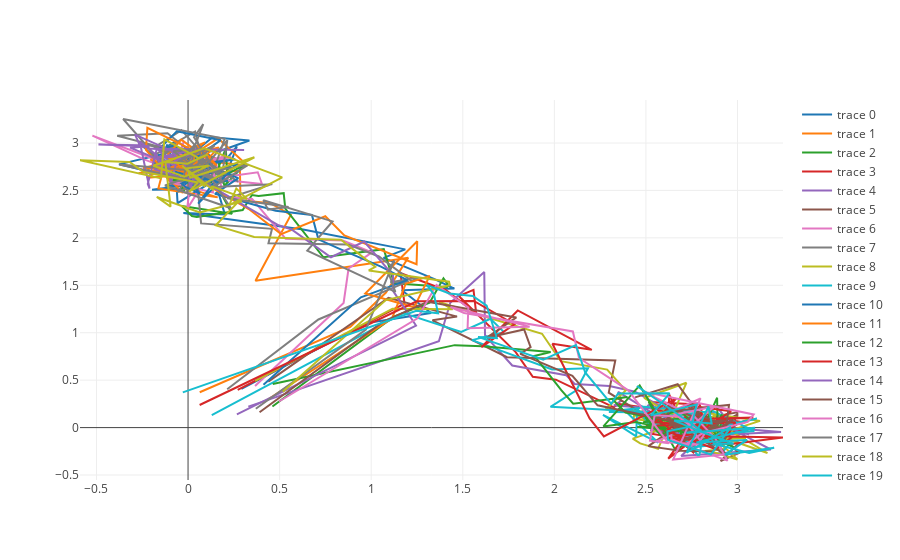

Notebook code for this chart:
### Code cell
# Plot the data
plots_by_run = []
for v in range(y.shape[2]):
    plots_by_run.append(
        plt_type.Scatter(x=np.squeeze(y[0,:,v]), 
                      y=np.squeeze(y[1,:,v]), 
                      mode='lines')
    )
    
plt(plots_by_run)
